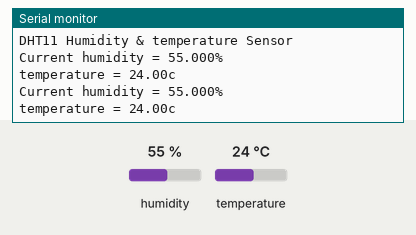
Bench run of a sketch on a simulated Arduino Uno, built with avr-gcc and run on an emulated ATmega328P. Parts: the last lines printed to the serial monitor. Inputs (shaded band) come from the test bench; at power-on: humidity 55 %, temperature 24 °C.

Above: at 3.8 s.
3.9 s: humidity set to 22 %
At 7.4 s:
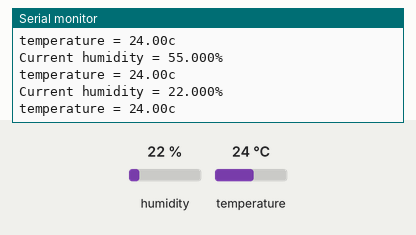
7.8 s: temperature set to 12 °C
At 9.6 s:
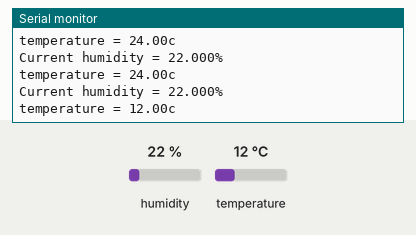
11.7 s: humidity set to 40 %
At 12.8 s:
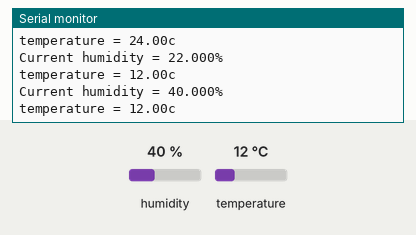
Timing chart, 0 to 14.7 s (numbered marks = the images above; inputs shaded):
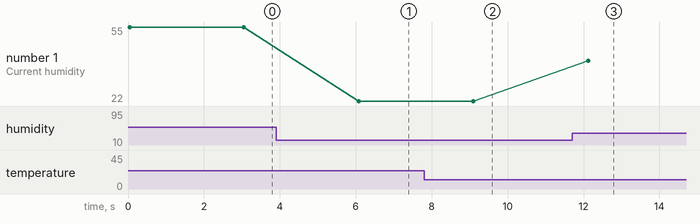

The sketch:

p13_dht11temphu.ino
```cpp
#include <dht.h>
#define dhtpin 12
dht objDHT;

void setup() {
Serial.begin(9600);
Serial.println("DHT11 Humidity & temperature Sensor\n\n");
}

void loop() {
    objDHT.read11(dhtpin);
    Serial.print("Current humidity = ");
    Serial.print((float)objDHT.humidity, 3);
    Serial.print("%  \n");
    Serial.print("temperature = ");
    Serial.print((float)objDHT.temperature, 2);
    Serial.println("c  ");
    delay(3000); //min 2sec
}
```

Measured:
- after the input at 3.9 s, the serial monitor: prints a new line after 2.2 s (image 1)
- after the input at 7.8 s, the serial monitor: prints a new line after 1.3 s (image 2)
- after the input at 11.7 s, the serial monitor: prints a new line after 0.42 s (image 3)
- plotted number 1: 55 → 22 after the input at 3.9 s, 22 → 40 after the input at 11.7 s
